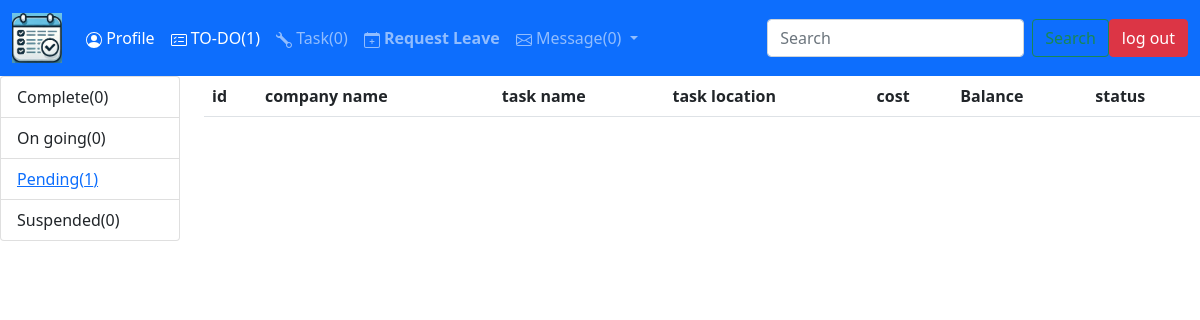
Page /taskboard/None (signed in) on the earlier database version.
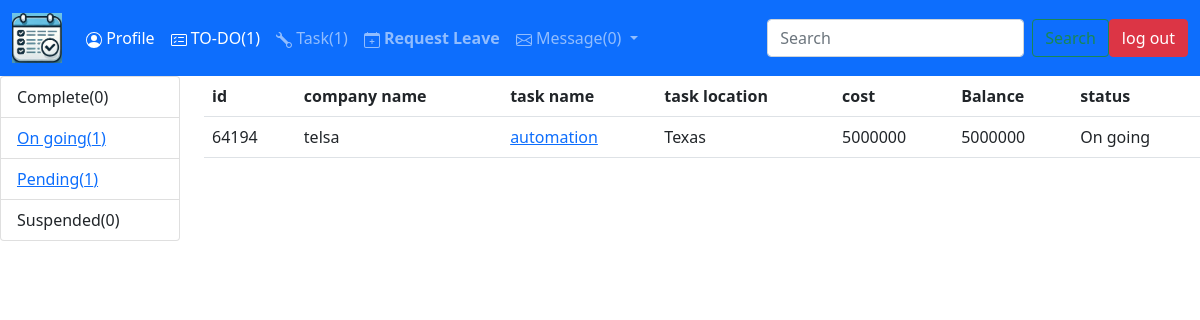
Same page on the later database version.
### main.py (models this page shows)
class Task(db.Model):
    __tablename__ = "tasks"
    id = db.Column(db.Integer, primary_key=True)
    task_id = db.Column(db.String(30), nullable=False)
    location = db.Column(db.String(30), nullable=False)
    task_name = db.Column(db.String(30), nullable=False)
    status = db.Column(db.String(30), nullable=False)
    cost = db.Column(db.Integer)
    payment = db.Column(db.Integer)
    startDate= db.Column(db.String(300))
    stopDate = db.Column(db.String(300))
    staff_pending = db.Column(db.String(300))
    staff_accepted = db.Column(db.String(300))
    staff_rejected = db.Column(db.String(300))
    company_id = db.Column(db.Integer, db.ForeignKey('company.id'))
    company_name = relationship("Company", back_populates='task', lazy='subquery')
    comment = relationship("Comment", back_populates='task_name', lazy='subquery')

class Company(db.Model):
    __tablename__ = 'company'
    id = db.Column(db.Integer, primary_key=True)
    name = db.Column(db.String(30), nullable=False)
    location = db.Column(db.String(30), nullable=False)
    contact = db.Column(db.String(30))
    contact_name = db.Column(db.String(30))
    mail = db.Column(db.String(30))
    task = relationship("Task", back_populates='company_name', lazy='subquery')

### main.py (the view, shortened to what this page needs)
@app.route("/taskboard/<status>", methods=['POST', 'GET'])
@login_required
def taskboard(status):
    data1 = []
    details = staff_stat(current_user)
    with app.app_context():
        taskss = current_user.working
    if taskss is not None:
        taskss = taskss.split(",")
        for tsk in taskss:
            if tsk.isnumeric():
                data1.append(db.get_or_404(Task, int(tsk)))
    info = task_info(data1)
    if status != 'None':
        data1 = details[status][0]
    return render_template('home.html', data=data1, db_head=db_head,comp=info, details=details, remove=indeptDetails, webpage='taskboard', num_mail=mail_counter())

### functionality.py (called while the page is built)
def task_info(tasks):
    if tasks:
        comp = [task for task in tasks if task.status=='Completed']
        on_going = [task for task in tasks if task.status=='On going']
        suspend = [task for task in tasks if task.status=='Suspended']
        pending = [task for task in tasks if task.status=='Pending']
        info = {
            'cm': (comp, len(comp)),
            'on': (on_going, len(on_going)),
            'su': (suspend, len(suspend)),
            'pn': (pending, len(pending))
        }
    else:
        info = {
            'cm': ([], 0),
            'on': ([], 0),
            'su': ([], 0),
            'pn': ([], 0)
        }
    return info

### main.py (called while the page is built)
@login_manager.user_loader
def load_user(user_id):
    return db.get_or_404(User, user_id)

def mail_counter():
    messages = db.session.query(Messages).all()
    messages = [message for message in messages if message.receiver == current_user.id_name]
    messages = [message for message in messages if message.read is False]
    return len(messages)

### templates/home.html (shortened to what this page needs)
{% extends 'header.html' %}
    {% block content%}
<div class="row">
    <div class="col-2">
        {% if current_user.privilege == 'Administrator' %}
        <ul class="list-group">
            {% if comp['cm'][1]==0 %}
                <li class="list-group-item">Complete({{comp['cm'][1]}})</li>
            {% else %}
                <li class="list-group-item"><a href="{{url_for('task_list', company=company, status='cm')}}"> Complete({{comp['cm'][1]}})</a></li>
            {% endif %}
            {% if comp['on'][1]==0 %}
                <li class="list-group-item">On going({{comp['on'][1]}})</li>
            {% else %}
                <li class="list-group-item"><a href="{{url_for('task_list', company=company, status='on')}}">On going({{comp['on'][1]}})</a></li>
            {% endif %}
            {% if comp['pn'][1]==0 %}
                <li class="list-group-item">Pending({{comp['pn'][1]}})</li>
            {% else %}
                <li class="list-group-item"><a href="{{url_for('task_list', company=company, status='pn')}}">Pending({{comp['pn'][1]}})</a></li>
            {% endif %}
            {% if comp['su'][1]==0 %}
                <li class="list-group-item">Suspended({{comp['su'][1]}})</li>
            {% else %}
                <li class="list-group-item"><a href="{{url_for('task_list', company=company, status='su')}}">Suspended({{comp['su'][1]}})</a></li>
            {% endif %}
        </ul>
        {% else %}
            <ul class="list-group">
            {% if details['comp'][1]==0 %}
                <li class="list-group-item">Complete(0)</li>
            {% else %}
                <li class="list-group-item"><a href="{{url_for('taskboard', status='comp')}}"> Complete({{details['comp'][1]}})</a></li>
            {% endif %}
            {% if details['on'][1]==0 %}
                <li class="list-group-item">On going(0)</li>
            {% else %}
                <li class="list-group-item"><a href="{{url_for('taskboard', status='on')}}">On going({{details['on'][1]}})</a></li>
            {% endif %}
            {% if details['pen'][1]==0 %}
                <li class="list-group-item">Pending(0)</li>
            {% else %}
                <li class="list-group-item"><a href="{{url_for('to_do')}}">Pending({{details['pen'][1]}})</a></li>
            {% endif %}
            {% if details['susp'][1]==0 %}
                <li class="list-group-item">Suspended(0)</li>
            {% else %}
                <li class="list-group-item"><a href="{{url_for('taskboard', status='susp')}}">Suspended({{details['susp'][1]}})</a></li>
            {% endif %}
        </ul>
        {% endif %}
    </div>
    <div class="col-10">
        <table class="table table-hover">
        <tr>
        {% for details in db_head %}
            {% if details in remove %}
                {{pass}}
            {% elif details == 'assigned staff' %}
                <th>location</th>
            {% else %}
                <th>{{details}}</th>
            {% endif%}
        {% endfor %}
        </tr>
        {% for details in data %}
        <tr>
            <td>{{details.task_id}}</td>
            <td>{{details.company_name.name}}</td>
            <td><a href="{{url_for('taskDetails',task_id=details.id)}}">{{details.task_name}}</a></td>
            <td>{{details.location}}</td>
            <td>{{details.cost}}</td>
            <td>{{details.cost - details.payment}}</td>
            <td>{{details.status}}</td>
        </tr>
        {% endfor %}
    </table>
{% endblock %}

Differences in the rows shown:
now on this page (row edited): Task: task_id "64194", company_name.name "telsa", task_name "automation", location "Texas", cost "5000000", details.cost-details.payment "5000000", status "On going"
Other differences:
{{ details['on'][1] }}: "0" → "1"
{{ details['on'][1] }}: (not shown) → "1"
text no longer shown: "On going(0)"
text now shown: "On going( )"
